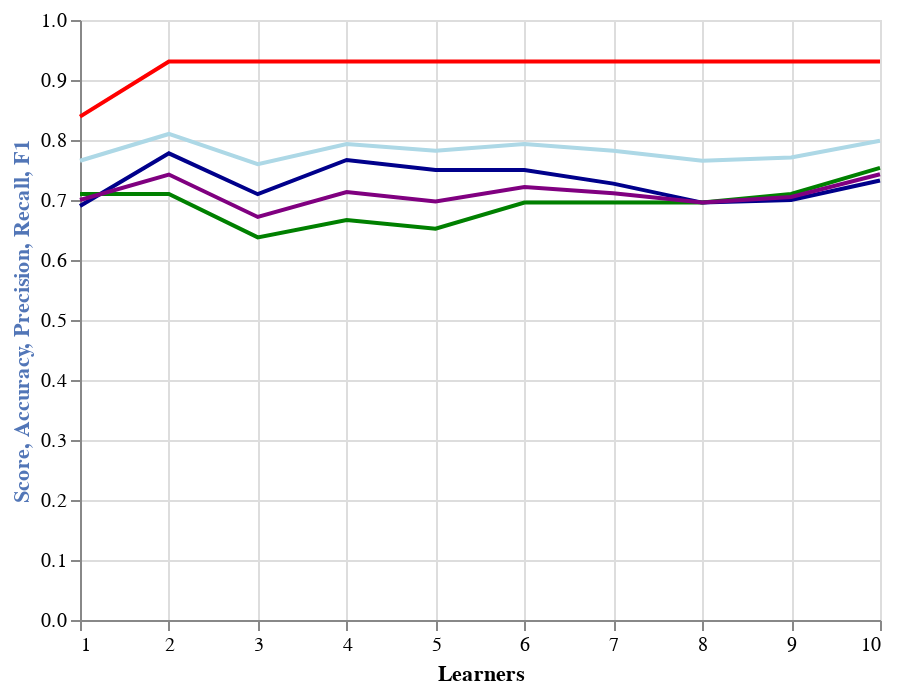

The notebook cell saved with this chart:
### Code cell
import altair as alt


source = ada_results2

alt.Chart(source).mark_trail().encode(
    y='Score',
    x='Learners',
    size='Precision'

)

base = alt.Chart(source).encode(
        alt.X('Learners')
)

line_M = base.mark_line(color='red').encode(
    alt.Y('Score:Q', axis=alt.Axis(titleColor='#5276B7'),title='Score')
)

line_A = base.mark_line(color='lightblue').encode(
    alt.Y('Accuracy:Q', axis=alt.Axis(titleColor='#5276A7'),title='Accuracy')
)

line_B = base.mark_line(color='darkblue').encode(
    alt.Y('Precision:Q', axis=alt.Axis(titleColor='#A18727'),title='Precision')
)

line_C = base.mark_line(color='green').encode(
    alt.Y('Recall:Q', axis=alt.Axis(titleColor='#F11111'),title='Recall')
)

line_D = base.mark_line(color='purple').encode(
    alt.Y('F1:Q', axis=alt.Axis(titleColor='#OOOFFF'),title='F1')
)

alt.layer(line_M,line_A, line_B, line_C, line_D)#.resolve_scale(y='independent')

### Figure 1 — Vega-Lite specification as saved in the notebook (floating-point values rounded to 4 significant figures)
{"config": {"view": {"continuousWidth": 400, "continuousHeight": 300}}, "layer": [{"mark": {"type": "line", "color": "red"}, "encoding": {"x": {"type": "quantitative", "field": "Learners"}, "y": {"type": "quantitative", "axis": {"titleColor": "#5276B7"}, "field": "Score", "title": "Score"}}}, {"mark": {"type": "line", "color": "lightblue"}, "encoding": {"x": {"type": "quantitative", "field": "Learners"}, "y": {"type": "quantitative", "axis": {"titleColor": "#5276A7"}, "field": "Accuracy", "title": "Accuracy"}}}, {"mark": {"type": "line", "color": "darkblue"}, "encoding": {"x": {"type": "quantitative", "field": "Learners"}, "y": {"type": "quantitative", "axis": {"titleColor": "#A18727"}, "field": "Precision", "title": "Precision"}}}, {"mark": {"type": "line", "color": "green"}, "encoding": {"x": {"type": "quantitative", "field": "Learners"}, "y": {"type": "quantitative", "axis": {"titleColor": "#F11111"}, "field": "Recall", "title": "Recall"}}}, {"mark": {"type": "line", "color": "purple"}, "encoding": {"x": {"type": "quantitative", "field": "Learners"}, "y": {"type": "quantitative", "axis": {"titleColor": "#OOOFFF"}, "field": "F1", "title": "F1"}}}], "data": {"name": "data-fd2e268f126ed50d8a1ea20626e1e110"}, "$schema": "https://vega.github.io/schema/vega-lite/v4.8.1.json", "datasets": {"data-fd2e268f126ed50d8a1ea20626e1e110": [{"Learners": 2, "Score": 0.9307, "Accuracy": 0.8101, "Precision": 0.7778, "Recall": 0.7101, "F1": 0.7424}, {"Learners": 3, "Score": 0.9307, "Accuracy": 0.7598, "Precision": 0.7097, "Recall": 0.6377, "F1": 0.6718}, {"Learners": 4, "Score": 0.9307, "Accuracy": 0.7933, "Precision": 0.7667, "Recall": 0.6667, "F1": 0.7132}, {"Learners": 5, "Score": 0.9307, "Accuracy": 0.7821, "Precision": 0.75, "Recall": 0.6522, "F1": 0.6977}, {"Learners": 6, "Score": 0.9307, "Accuracy": 0.7933, "Precision": 0.75, "Recall": 0.6957, "F1": 0.7218}, {"Learners": 7, "Score": 0.9307, "Accuracy": 0.7821, "Precision": 0.7273, "Recall": 0.6957, "F1": 0.7111}, {"Learners": 8, "Score": 0.9307, "Accuracy": 0.7654, "Precision": 0.6957, "Recall": 0.6957, "F1": 0.6957}, {"Learners": 9, "Score": 0.9307, "Accuracy": 0.7709, "Precision": 0.7, "Recall": 0.7101, "F1": 0.705}, {"Learners": 10, "Score": 0.9307, "Accuracy": 0.7989, "Precision": 0.7324, "Recall": 0.7536, "F1": 0.7429}, {"Learners": 1, "Score": 0.839, "Accuracy": 0.7654, "Precision": 0.6901, "Recall": 0.7101, "F1": 0.7}]}}
